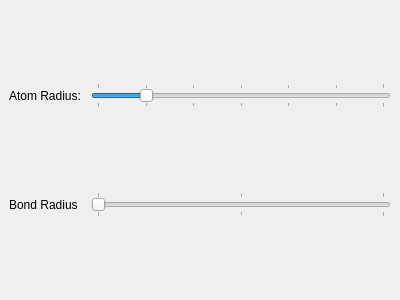
<ui version="4.0" >
 <class>BSDYSettingsWidget</class>
 <widget class="QWidget" name="BSDYSettingsWidget" >
  <property name="geometry" >
   <rect>
    <x>0</x>
    <y>0</y>
    <width>400</width>
    <height>300</height>
   </rect>
  </property>
  <property name="windowTitle" >
   <string>Form</string>
  </property>
  <layout class="QGridLayout" >
   <property name="margin" >
    <number>9</number>
   </property>
   <property name="spacing" >
    <number>10</number>
   </property>
   <item row="0" column="1" >
    <widget class="QSlider" name="atomRadiusSlider" >
     <property name="minimum" >
      <number>1</number>
     </property>
     <property name="maximum" >
      <number>13</number>
     </property>
     <property name="pageStep" >
      <number>2</number>
     </property>
     <property name="value" >
      <number>3</number>
     </property>
     <property name="orientation" >
      <enum>Qt::Horizontal</enum>
     </property>
     <property name="tickPosition" >
      <enum>QSlider::TicksBothSides</enum>
     </property>
    </widget>
   </item>
   <item row="0" column="0" >
    <widget class="QLabel" name="atomRadiusLabel" >
     <property name="text" >
      <string>Atom Radius:</string>
     </property>
    </widget>
   </item>
   <item row="1" column="0" >
    <widget class="QLabel" name="bondRadiusLabel" >
     <property name="text" >
      <string>Bond Radius</string>
     </property>
    </widget>
   </item>
   <item row="1" column="1" >
    <widget class="QSlider" name="bondRadiusSlider" >
     <property name="minimum" >
      <number>1</number>
     </property>
     <property name="maximum" >
      <number>3</number>
     </property>
     <property name="pageStep" >
      <number>1</number>
     </property>
     <property name="value" >
      <number>1</number>
     </property>
     <property name="orientation" >
      <enum>Qt::Horizontal</enum>
     </property>
     <property name="tickPosition" >
      <enum>QSlider::TicksBothSides</enum>
     </property>
    </widget>
   </item>
  </layout>
 </widget>
 <resources/>
 <connections/>
</ui>
